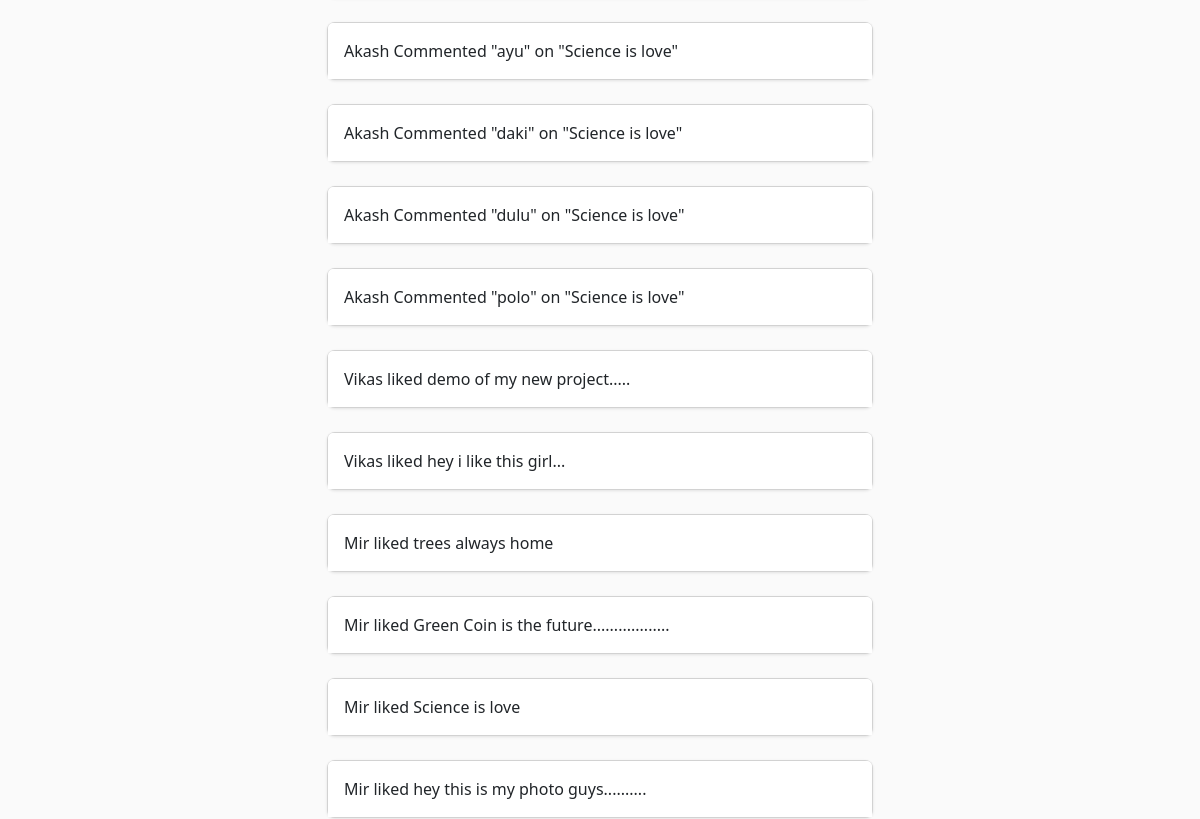
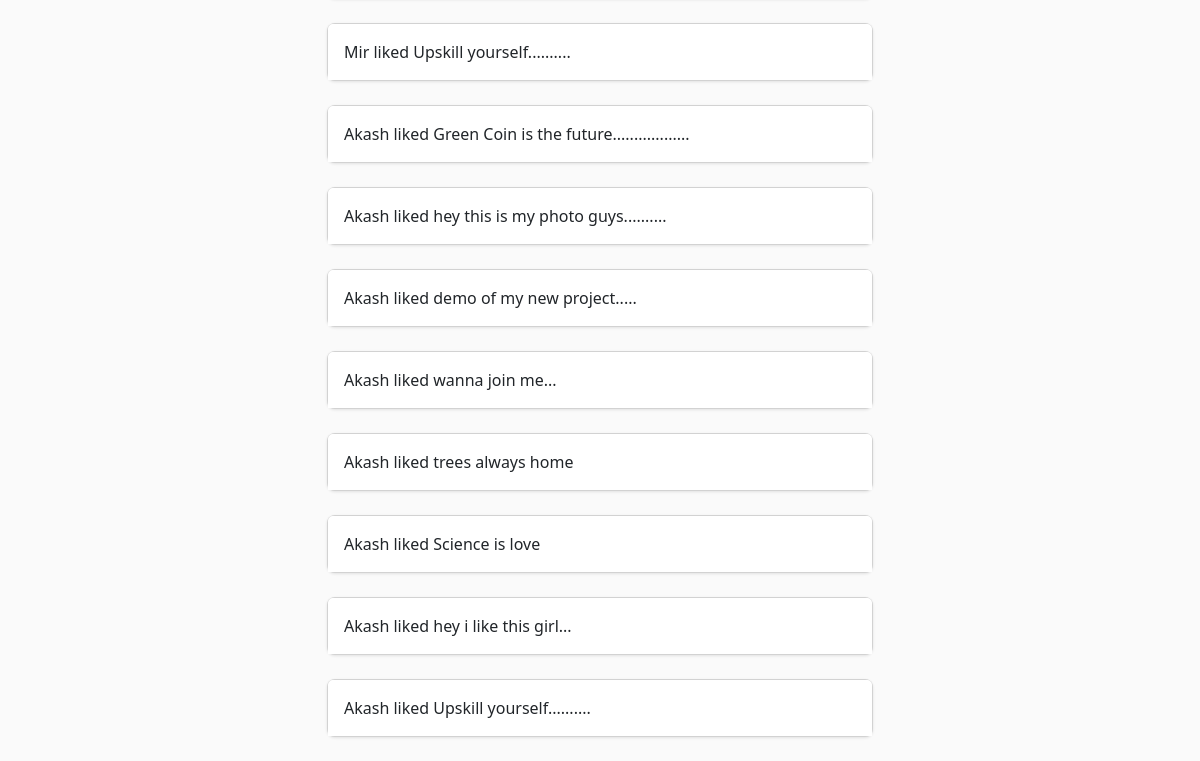
Page /notification/ (signed in, lower part) on the earlier database version (2 pictures, top to bottom).
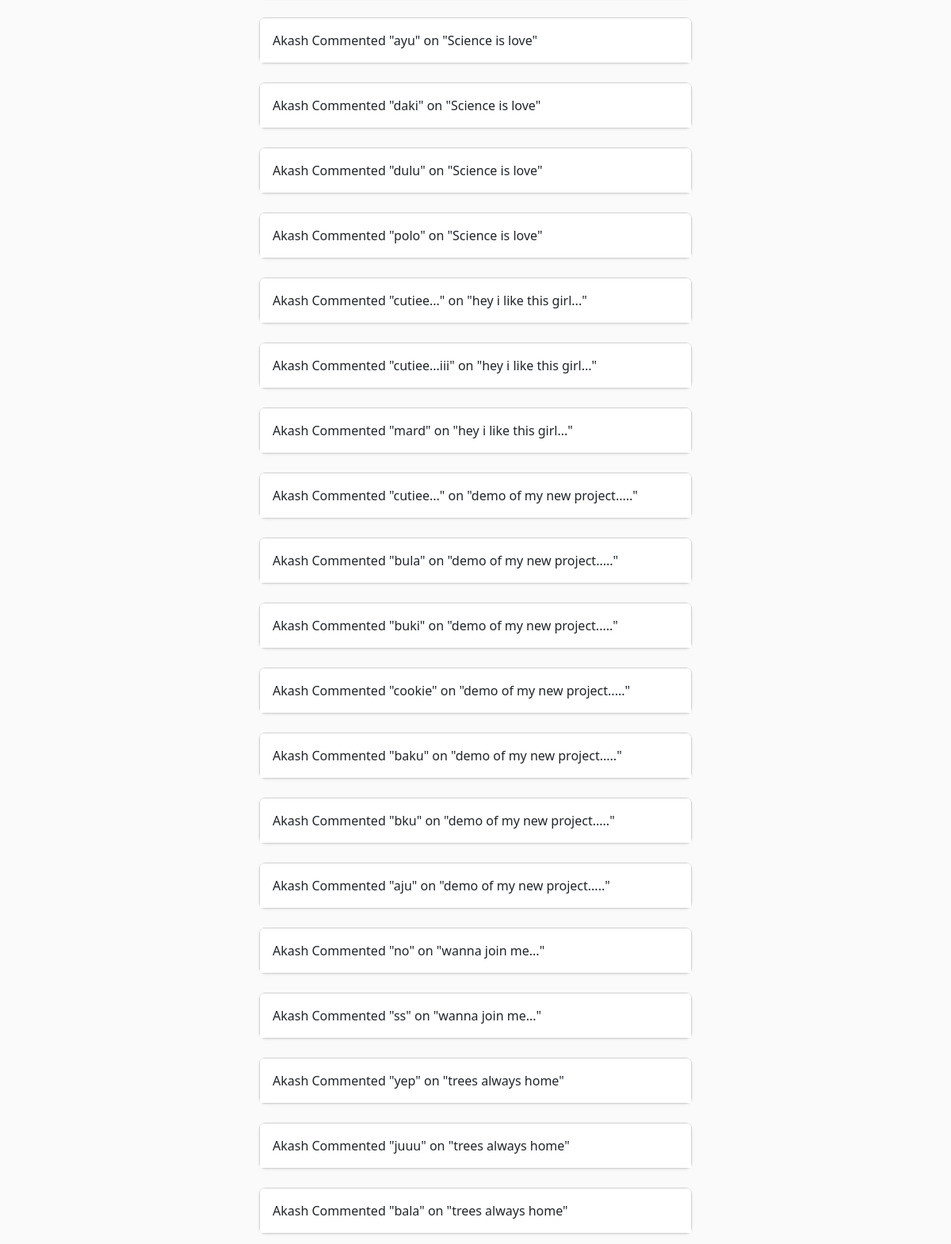
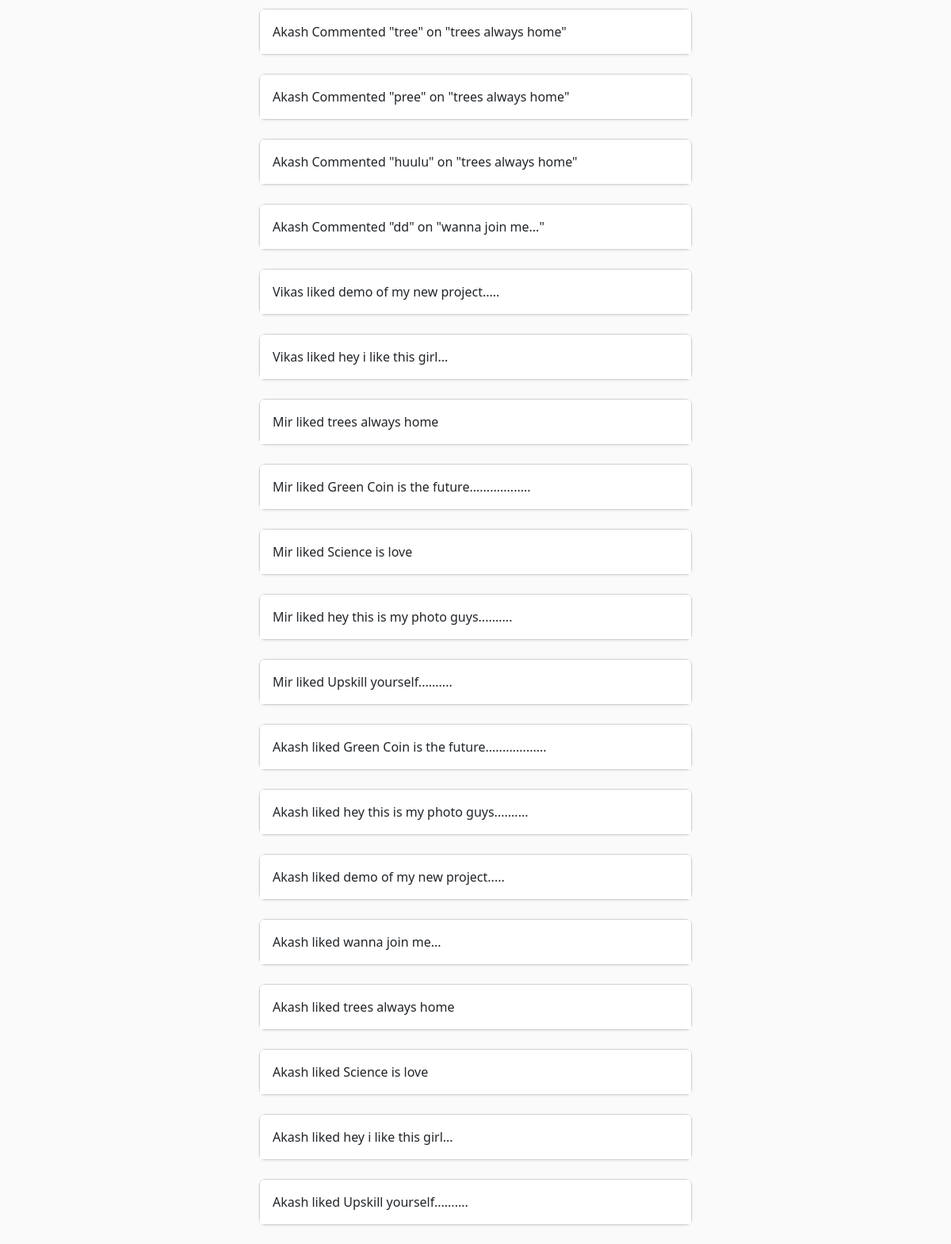
Same page on the later database version (2 pictures, top to bottom).
### first_version/models.py (models this page shows, shortened)
class Comments(models.Model):
    name = models.ForeignKey(User_profile, on_delete=models.CASCADE)  # Fix this
    post_name = models.ForeignKey(Posts, on_delete=models.CASCADE)
    comment_body = models.TextField()
    date_added = models.DateTimeField(auto_now=True)

class User_profile(models.Model):
    user = models.OneToOneField(User, on_delete=models.CASCADE)
    photo = cloudinary.models.CloudinaryField("image", blank=True, null=True)
    name = models.CharField(max_length=100)
    email = models.EmailField()
    latitude = models.FloatField(null=True, blank=True)  # Store latitude
    longitude = models.FloatField(null=True, blank=True)
    followers = models.ManyToManyField(
        "self", symmetrical=False, related_name="following", blank=True
    )
    def __str__(self):
        return self.name

class Posts(models.Model):
    caption = models.CharField(max_length=100)
    post_image = cloudinary.models.CloudinaryField("image", blank=True, null=True)
    author = models.ForeignKey(User_profile, on_delete=models.CASCADE)
    created_at = models.DateTimeField(auto_now_add=True)
    updated_at = models.DateTimeField(auto_now=True)
    def __str__(self):
        return self.caption

class Likes(models.Model):
    user = models.ForeignKey(User_profile, on_delete=models.CASCADE)
    post = models.ForeignKey(Posts, on_delete=models.CASCADE)
    created_at = models.DateTimeField(auto_now_add=True)
    def __str__(self):
        return f"{self.user} liked {self.post}"

### first_version/views.py (the view)
# urls.py: path("notification/", views.notification, name="notification"),
@login_required
def notification(request):
    comments = Comments.objects.all()
    likes = Likes.objects.all()
    return render(request, "notification.html", {"comments": comments, "likes": likes})

### first_version/templates/notification.html (shortened to what this page needs)
{% load static %}
<!DOCTYPE html>
<html lang="en">
<head>
    <link href="https://cdnjs.cloudflare.com/ajax/libs/bootstrap/5.3.0/css/bootstrap.min.css" rel="stylesheet">
    <link href="https://cdnjs.cloudflare.com/ajax/libs/bootstrap-icons/1.11.1/font/bootstrap-icons.min.css" rel="stylesheet">
</head>
<body>
    <div class="container mt-5 pt-4">
        <div class="row">
            <div class="col-lg-3 d-none d-lg-block">
            </div>
            <div class="col-lg-6 col-md-8">
                {% for comment in comments %}
                <div class="card post-card mb-4">
                    <div class="card-header bg-white border-0 d-flex align-items-center p-3">
                        <p class="card-text">{{ comment.name }} Commented "{{comment.comment_body}}" on "{{comment.post_name}}"</p>
                    </div>
                </div>
                {% endfor %}
                {% for like in likes %}
                <div class="card post-card mb-4">
                    <div class="card-header bg-white border-0 d-flex align-items-center p-3">
                        <p class="card-text">{{ like }} </p>
                    </div>
                </div>
                {% endfor %}
</div>
</body>
</html>

Differences in the rows shown:
added Comments: name "Akash", comment_body "cutiee...", post_name "hey i like this girl..."
added Comments: name "Akash", comment_body "cutiee...iii", post_name "hey i like this girl..."
added Comments: name "Akash", comment_body "mard", post_name "hey i like this girl..."
added Comments: name "Akash", comment_body "cutiee...", post_name "demo of my new project....."
added Comments: name "Akash", comment_body "bula", post_name "demo of my new project....."
added Comments: name "Akash", comment_body "buki", post_name "demo of my new project....."
added Comments: name "Akash", comment_body "cookie", post_name "demo of my new project....."
added Comments: name "Akash", comment_body "baku", post_name "demo of my new project....."
added Comments: name "Akash", comment_body "bku", post_name "demo of my new project....."
added Comments: name "Akash", comment_body "aju", post_name "demo of my new project....."
added Comments: name "Akash", comment_body "no", post_name "wanna join me..."
added Comments: name "Akash", comment_body "ss", post_name "wanna join me..."
added Comments: name "Akash", comment_body "yep", post_name "trees always home"
added Comments: name "Akash", comment_body "juuu", post_name "trees always home"
added Comments: name "Akash", comment_body "bala", post_name "trees always home"
added Comments: name "Akash", comment_body "tree", post_name "trees always home"
added Comments: name "Akash", comment_body "pree", post_name "trees always home"
added Comments: name "Akash", comment_body "huulu", post_name "trees always home"
added Comments: name "Akash", comment_body "dd", post_name "wanna join me..."
